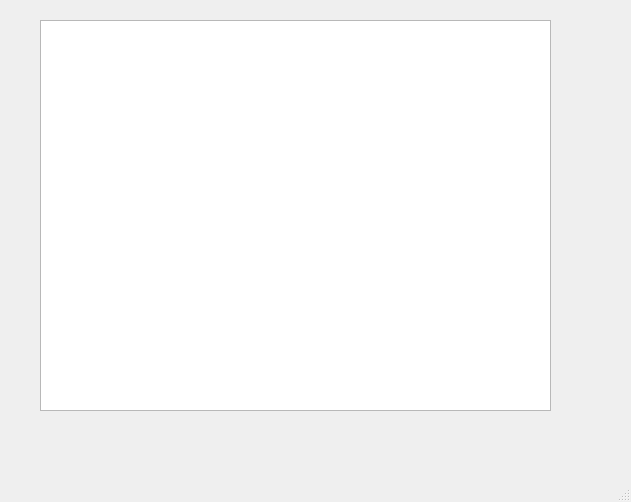
<?xml version="1.0" encoding="UTF-8"?>
<ui version="4.0">
 <class>MainWindow</class>
 <widget class="QMainWindow" name="MainWindow">
  <property name="geometry">
   <rect>
    <x>0</x>
    <y>0</y>
    <width>631</width>
    <height>502</height>
   </rect>
  </property>
  <property name="windowTitle">
   <string>MainWindow</string>
  </property>
  <widget class="QWidget" name="centralwidget">
   <widget class="QTableWidget" name="tableWidget">
    <property name="geometry">
     <rect>
      <x>40</x>
      <y>20</y>
      <width>511</width>
      <height>391</height>
     </rect>
    </property>
   </widget>
  </widget>
  <widget class="QMenuBar" name="menubar">
   <property name="geometry">
    <rect>
     <x>0</x>
     <y>0</y>
     <width>631</width>
     <height>26</height>
    </rect>
   </property>
  </widget>
  <widget class="QStatusBar" name="statusbar"/>
 </widget>
 <resources/>
 <connections/>
</ui>
